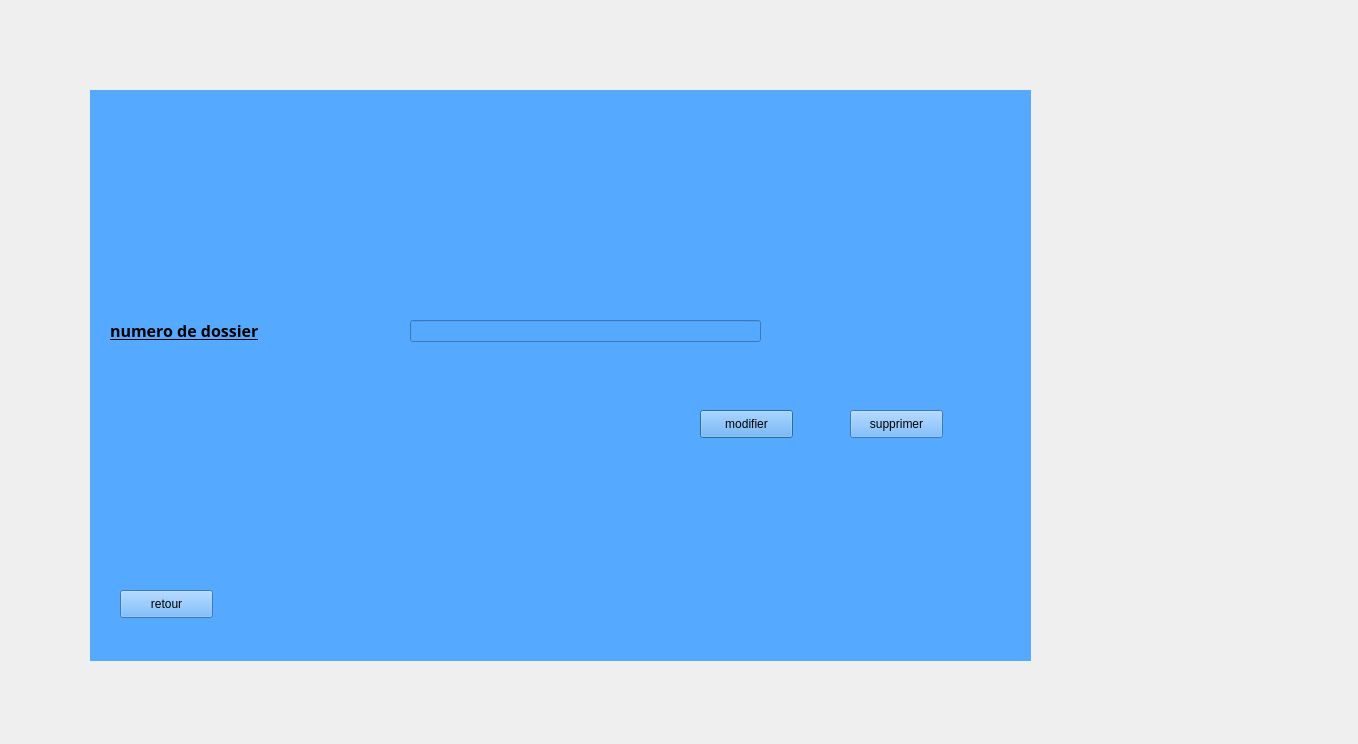
<?xml version="1.0" encoding="UTF-8"?>
<ui version="4.0">
 <class>gesiondedm</class>
 <widget class="QDialog" name="gesiondedm">
  <property name="geometry">
   <rect>
    <x>0</x>
    <y>0</y>
    <width>1358</width>
    <height>744</height>
   </rect>
  </property>
  <property name="windowTitle">
   <string>Dialog</string>
  </property>
  <widget class="QStackedWidget" name="stackedWidget">
   <property name="geometry">
    <rect>
     <x>90</x>
     <y>90</y>
     <width>941</width>
     <height>571</height>
    </rect>
   </property>
   <property name="styleSheet">
    <string notr="true">background-color: rgb(85, 170, 255);</string>
   </property>
   <property name="currentIndex">
    <number>1</number>
   </property>
   <widget class="QWidget" name="page">
    <widget class="QListView" name="listView">
     <property name="geometry">
      <rect>
       <x>20</x>
       <y>60</y>
       <width>881</width>
       <height>481</height>
      </rect>
     </property>
    </widget>
    <widget class="QLabel" name="label">
     <property name="geometry">
      <rect>
       <x>20</x>
       <y>15</y>
       <width>311</width>
       <height>21</height>
      </rect>
     </property>
     <property name="text">
      <string>tous les patients enregistrés :</string>
     </property>
    </widget>
   </widget>
   <widget class="QWidget" name="stackedWidgetPage1">
    <widget class="QPushButton" name="pushButton_3">
     <property name="geometry">
      <rect>
       <x>610</x>
       <y>320</y>
       <width>93</width>
       <height>28</height>
      </rect>
     </property>
     <property name="text">
      <string>modifier</string>
     </property>
    </widget>
    <widget class="QPushButton" name="pushButton_4">
     <property name="geometry">
      <rect>
       <x>760</x>
       <y>320</y>
       <width>93</width>
       <height>28</height>
      </rect>
     </property>
     <property name="text">
      <string>supprimer</string>
     </property>
    </widget>
    <widget class="QLabel" name="label_5">
     <property name="geometry">
      <rect>
       <x>20</x>
       <y>220</y>
       <width>351</width>
       <height>41</height>
      </rect>
     </property>
     <property name="font">
      <font>
       <family>Arial Black</family>
       <pointsize>12</pointsize>
       <weight>75</weight>
       <bold>true</bold>
       <underline>true</underline>
      </font>
     </property>
     <property name="text">
      <string>numero de dossier</string>
     </property>
    </widget>
    <widget class="QLineEdit" name="lineEdit_3">
     <property name="geometry">
      <rect>
       <x>320</x>
       <y>230</y>
       <width>351</width>
       <height>22</height>
      </rect>
     </property>
    </widget>
    <widget class="QPushButton" name="pushButton">
     <property name="geometry">
      <rect>
       <x>30</x>
       <y>500</y>
       <width>93</width>
       <height>28</height>
      </rect>
     </property>
     <property name="text">
      <string>retour</string>
     </property>
    </widget>
   </widget>
  </widget>
 </widget>
 <resources/>
 <connections/>
</ui>
